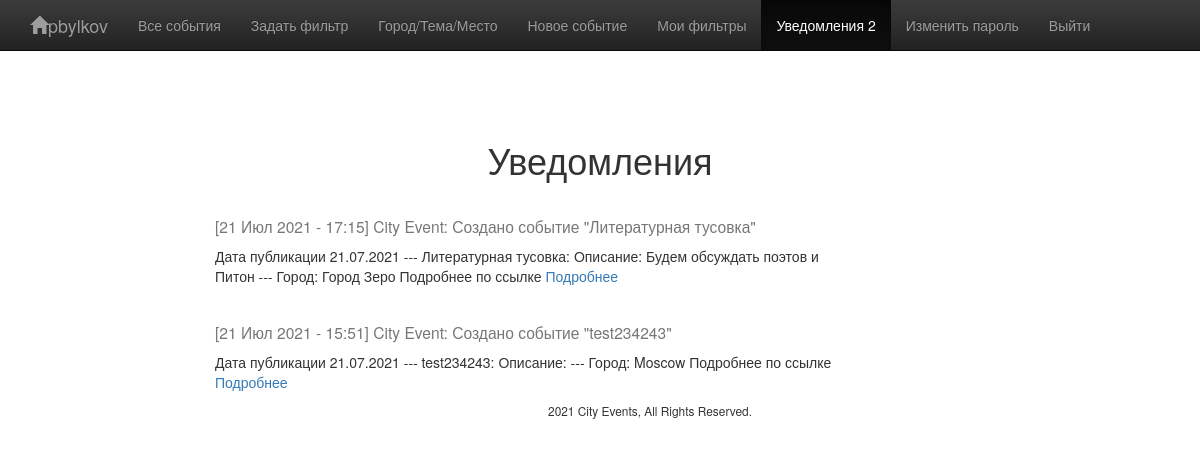
/my_notify/ (signed in), run on the app's committed database.
### events/models.py (models this page shows, shortened)
class Notifications(models.Model):
    user = models.ForeignKey(User, blank=False, related_name='notifies', on_delete=models.CASCADE)
    title = models.CharField('Заголовок', max_length=250, blank=False)
    msg = models.TextField('Сообщение', blank=True, null=False)
    is_read = models.BooleanField(default=False)
    create_datetime = models.DateTimeField(auto_now=True)
    class Meta:
        ordering = ["-create_datetime"]

### events/views.py (the view)
# urls.py: path("my_notify/", views.my_notify, name='my_notify'),
@login_required
def my_notify(request):
    notify_list = Notifications.objects.filter(
        user=auth(request)['user']).order_by('-create_datetime')
    context = {'notify_list': notify_list,
               'active': 'my_notify', 'bootstrap': 3}
    return render(request, 'events/my_notify.html', context)

### events/templates/events/my_notify.html (shortened to what this page needs)
{% extends "base.html" %}
{% load static %}
{% block content %}
    <div class="container-fluid">
    </div>
    <div class="container-fluid">
    </div>
<h1 id="my_notify" class="text-center tk-cooper-black-std">Уведомления</h1>
<div class="container-fluid">
    <div class="row events">
    {% if notify_list %}
        {% for notify in notify_list %}
        <div class="col-md-2"></div>
        <div class="col-md-10">
            <h3 class="tk-cooper-black-std">
                <small>
                    <span class="highlight">[{{ notify.create_datetime|date:"d M Y" }} - {{ notify.create_datetime|time:"H:i" }}]</span>
                    <span class="highlight"> {{ notify.title }}</span>
                </small>
            </h3>
            <div class="row">
                <p class="col-md-8">
                    <span class="highlight"> {{ notify.msg|safe }}</span>
                </p>
            </div>
        </div>
        {% endfor %}
    {% else %}
        <div class="col-md-12 col-md-offset-1">
            <h1><span class="glyphicon glyphicon-wrench"></span> Уведомления не найдены.</h1>
        </div>
    {% endif %}
    </div>
</div>
{% endblock %}

### templates/base.html (shortened to what this page needs)
<!DOCTYPE html>
<html lang="en">
<head>
<link rel="stylesheet" href="https://maxcdn.bootstrapcdn.com/bootstrap/3.2.0/css/bootstrap.min.css">
    <link rel="stylesheet" href="https://maxcdn.bootstrapcdn.com/bootstrap/3.2.0/css/bootstrap-theme.min.css">
</head>
<body>
    <header>
        <nav class="navbar navbar-inverse navbar-fixed-top">
            <div class="container">
                <div class="navbar-header">
                    {% if user.is_authenticated %}
                        <a class="navbar-brand" href="/" ><span class="glyphicon glyphicon-home"></span>{{ user.username }}</a>
                    {% else %}
                        <a class="navbar-brand" href="/" ><span class="glyphicon glyphicon-home"></span> City Events </a>
                    {% endif %}
                </div>
                <div id="navbar" class="collapse navbar-collapse">
                    <ul class="nav navbar-nav">
                        <li {% if active == "events" %}class="active"{% endif %}><a href="/events/">Все события</a></li>
                        <li {% if active == "filter" %}class="active"{% endif %}><a href="/filter/">Задать фильтр</a></li>
                        {% if user.is_authenticated %}
                             <li {% if active == "new_city" %}class="active"{% endif %}><a class="p-2 text-dark" href="{% url 'new_city' %}">Город/Тема/Место</a>
                            <li {% if active == "new_event" %}class="active"{% endif %}><a class="p-2 text-dark" href="{% url 'new_event' %}">Новое событие</a>
                            <li {% if active == "my_filters" %}class="active"{% endif %}><a class="p-2 text-dark" href="{% url 'my_filters' %}">Мои фильтры</a>
                             <li {% if active == "my_notify" %}class="active"{% endif %}><a class="p-2 text-dark" href="{% url 'my_notify' %}">Уведомления {{ user.notifies.count }}</a>
                             <li {% if active == "password_change" %}class="active"{% endif %}><a class="p-2 text-dark" href="{% url 'password_change' %}">Изменить пароль</a>
                             <li {% if active == "logout" %}class="active"{% endif %}><a class="p-2 text-dark" href="{% url 'logout' %}">Выйти</a>
                        {% else %}
                             <li {% if active == "login" %}class="active"{% endif %}><a class="p-2 text-dark" href="{% url 'login' %}">Войти</a>
                             <li {% if active == "signup" %}class="active"{% endif %}><a class="p-2 text-dark" href="{% url 'signup' %}">Регистрация</a>
                        {% endif %}
                    </ul>
                </div>
            </div>
        </nav>
    </header>
    <div class="container-fluid">
    </div>
    {% block content %}{% endblock %}
    <footer>
        <div class="container-fluid">
            <div class="row">
                <div class="col-md-5 col-md-offset-4 text-center">
                    <p class="small">2021 City Events, All Rights Reserved.</p>
                </div>
            </div>
        </div>
    </footer>
</body>
</html>

### data on the page
Notifications: create_datetime "21 Июл 2021", create_datetime "17:15", title "City Event: Создано событие \"Литературная тусовка\"", msg "Дата публикации 21.07.2021 --- Литературная тусовка: Описание: Будем обсуждать поэтов и Питон --- Город: Город Зеро Подробнее по ссылке Подробнее"
Notifications: create_datetime "21 Июл 2021", create_datetime "15:51", title "City Event: Создано событие \"test234243\"", msg "Дата публикации 21.07.2021 --- test234243: Описание: --- Город: Moscow Подробнее по ссылке Подробнее"

### other printed values
{{ user.username }} "pbylkov"
{{ user.notifies.count }} "2"
